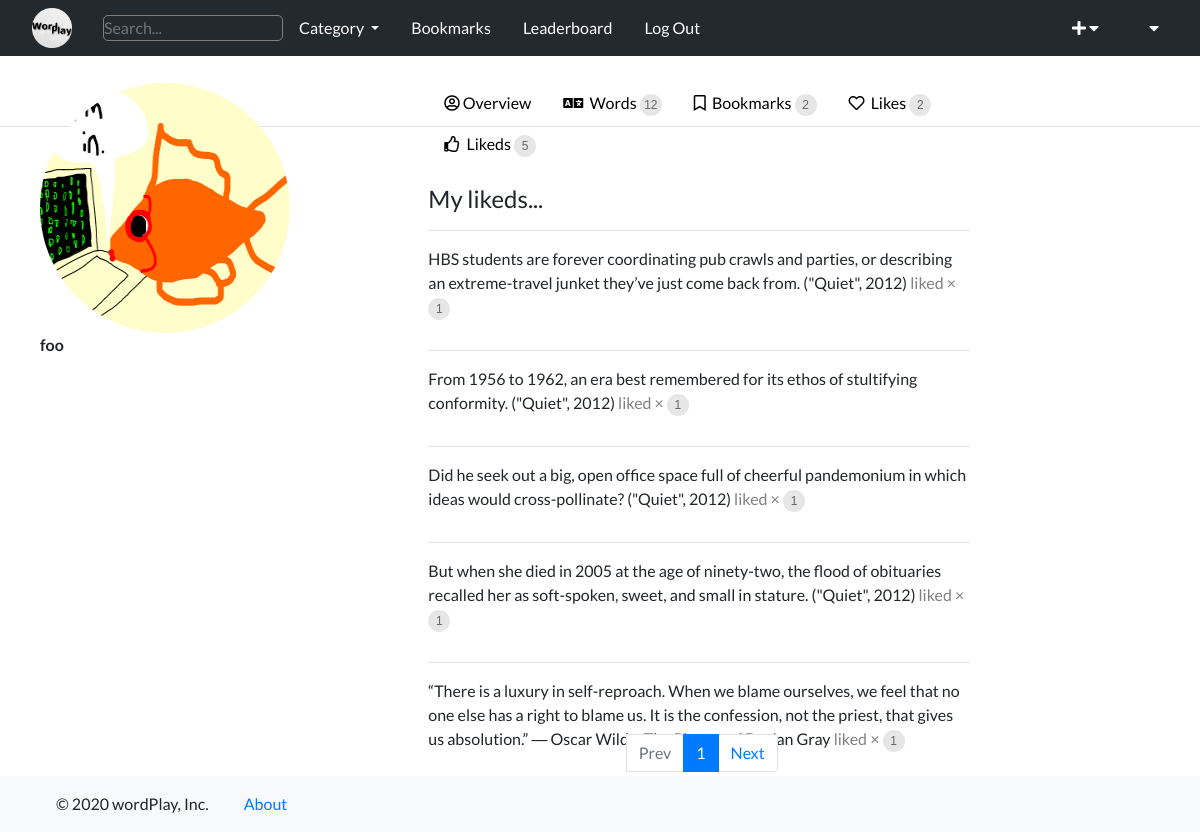
/wordPlay/foo/likeds, run on the app's committed database.
### wordPlay/models.py (models this page shows)
class User(AbstractUser):
    image = models.ImageField(upload_to="profiles/", blank=True, null=True)
    word_count = models.IntegerField(default=0)

class Quotation(models.Model):
    title = models.ForeignKey("Word", on_delete=models.CASCADE, related_name="quotes")
    quotation = models.TextField(null=True, blank=True)
    like_count = models.IntegerField(default=0)
    timestamp = models.DateTimeField(
        auto_now_add=True,
        null=True,
        blank=True,
    )

### wordPlay/views.py (the view)
# urls.py: path("<str:username>/likeds", views.likeds_view, name="likeds_view"),
def likeds_view(request, username):
    user = User.objects.get(username=username)
    words = Word.objects.filter(user=user).order_by("-timestamp")
    liked_count = 0
    other_users = User.objects.exclude(pk=user.id)
    quotations = []
    for other_user in other_users:
        other_likeds = Like.objects.filter(user=other_user)
        for other_liked in other_likeds:
            word = other_liked.title
            if word.title.user.id is user.id:
                liked_count += 1
                if word not in quotations:
                    quotations.append(word)
    quotations.sort(key=lambda x: x.title.timestamp, reverse=True)
    p = Paginator(quotations, 5)
    page_number = request.GET.get("page")
    page_obj = p.get_page(page_number)
    return render(
        request,
        "wordPlay/likeds.html",
        {
            "update_user": UpdateUser(),
            "words": words,
            "quotations": quotations,
            "page_obj": page_obj,
            "user": user,
        },
    )

### wordPlay/models.py
class UpdateUser(ModelForm):
    class Meta:
        model = User
        fields = ["image"]

### wordPlay/templatetags/word_extras.py (called while the page is built)
@register.simple_tag
def category():
    categories = Category.objects.all()
    return categories

### wordPlay/templates/wordPlay/likeds.html (shortened to what this page needs)
{% extends 'wordPlay/my_words.html' %}
{% load static %}
{% load word_extras %}
{% block heading %}
<h4>My likeds...</h4>
{% endblock %}
{% block words %}
{% for quotation in quotations %}
<div id="page">
    <div class="new-likes content">
        <hr />
        {{ quotation.quotation }}
        <span class="liked_times">liked &times <span class="numberCircle">{{ quotation.like_count }}</span></span>
    </div>
</div>
{% endfor %}
{% endblock %}
{% block pagination %}
<nav aria-label="Page navigation">
    <ul id="pagination-demo" class="pagination">
    </ul>
</nav>
{% endblock %}

### wordPlay/templates/wordPlay/profile.html (shortened to what this page needs)
{% extends 'wordPlay/index.html' %}
{% load static %}
{% load word_extras %}
{% block body %}
<div class="upper-container profile-container">
    <hr id="upper-hr">
</div>
<div class="profile">
    <div class="container grid">
        <div class="edit-profile">
            <div class="personal-details">
                {% if user.image %}
                <img class="profile-image" src="{{ user.image.url }}" alt="" width="250px" height="250px"><br>
                {% endif %}
            </div>
            <div>
                <p><strong>{{ user }}</strong></p>
            </div>
        </div>
        {% count as count %}
        <div class="profile-details">
            <div class="tabs">
                <ul class="profile-items nav">
                    <li class="nav-item">
                        <a class="nav-link overview-link" href="{% url 'profile' user %}"><i
                                class="far fa-user-circle"></i>Overview</a>
                    </li>
                    <li class="nav-item">
                        <a class="nav-link" href="{% url 'words_view' user %}">
                            <i class="fas fa-language"></i>
                            Words <div class="numberCircle">{{ count.count }}</div>
                        </a>
                    </li>
                    <li class="nav-item">
                        <a class="nav-link" href="{% url 'bookmarks_view' user %}">
                            <i class="far fa-bookmark"></i>
                            Bookmarks <span class="numberCircle bookmarkCircle">{{ count.bookmark_count }}</span>
                        </a>
                    </li>
                    <li class="nav-item" id="likes-view">
                        <a class="nav-link" href="{% url 'likes_view' user %}">
                            <i class="far fa-heart"></i>
                            Likes <span class="numberCircle likeCircle">{{ count.like_count }}</span>
                        </a>
                    </li>
                    <li class="nav-item">
                        <a class="nav-link" href="{% url 'likeds_view' user %}">
                            <i class="far fa-thumbs-up"></i>
                            Likeds <span class="numberCircle">{{ count.liked_count }}</span>
                        </a>
                    </li>
                </ul>
                {% block overview %}{% endblock %}
            </div>
        </div>
    </div>
</div>
{% endblock %}

### wordPlay/static/wordPlay/styles.css (style rules this page uses)
:root { --primary-color: #24292e; --link--color: #007bff; }
* { box-sizing: border-box; padding: 0; margin: 0; }
body { font-family: "Lato", sans-serif; }
ul { list-style-type: none; }
a { text-decoration: none; }
.container { max-width: 1350px; margin: 0 auto; overflow: auto; padding: 0 40px; }
.content { margin-bottom: 0px; }
.my-words, .edit-profile { width: 70%; }
.profile-items { width: 80%; }
.new-likes { margin-bottom: 30px; width: 74%; margin-right: 2%; }
.tabs { margin-left: 15px; margin-bottom: 80px; }
.profile-image { border-radius: 50%; }
.profile .grid { display: grid; grid-template-columns: 1fr 2fr; }
.profile-container { margin-top: 70px; }
.profile { margin-top: -60px; }
.profile-items a { color: black; }
.profile-details i { margin-right: 3px; }
.edit-profile { margin-right: 50px; }
h4 { margin-top: 20px; }
.numberCircle { border-radius: 50%; width: 22px; height: 22px; padding: 4px; background: #e6e6e6; border: none; color: #666; text-align: center; font: 12px Arial, sans-serif; display: inline-block; }
.comment-by, .liked_times { color: grey; }
.pagination { position: fixed; bottom: 1.2%; right: 35.2%; }
#pagination-demo { margin-bottom: 50px; }

### data on the page
User: image (picture), username "foo"
Quotation: quotation "HBS students are forever coordinating pub crawls and parties, or describing an extreme-travel junket they’ve just come back from. (\"Quiet\", 2012)", like_count "1"
Quotation: quotation "From 1956 to 1962, an era best remembered for its ethos of stultifying conformity. (\"Quiet\", 2012)", like_count "1"
Quotation: quotation "Did he seek out a big, open office space full of cheerful pandemonium in which ideas would cross-pollinate? (\"Quiet\", 2012)", like_count "1"
Quotation: quotation "But when she died in 2005 at the age of ninety-two, the flood of obituaries recalled her as soft-spoken, sweet, and small in stature. (\"Quiet\", 2012)", like_count "1"
Quotation: quotation "“There is a luxury in self-reproach. When we blame ourselves, we feel that no one else has a right to blame us. It is the confession, not the priest, that gives us absolution.” ― Oscar Wilde, The Picture of Dorian Gray", like_count "1"

### other printed values
{{ count.count }} "12"
{{ count.bookmark_count }} "2"
{{ count.like_count }} "2"
{{ count.liked_count }} "5"
